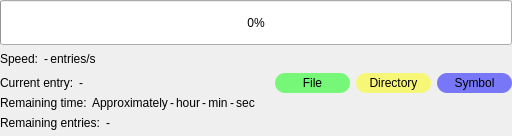
     <widget class="QWidget" name="mainPage">
      <layout class="QVBoxLayout" name="verticalLayout_9">
       <property name="spacing">
        <number>0</number>
       </property>
       <property name="leftMargin">
        <number>0</number>
       </property>
       <property name="topMargin">
        <number>0</number>
       </property>
       <property name="rightMargin">
        <number>0</number>
       </property>
       <property name="bottomMargin">
        <number>3</number>
       </property>
       <item>
        <widget class="QWidget" name="progressWgt" native="true">
         <layout class="QVBoxLayout" name="verticalLayout">
          <property name="spacing">
           <number>2</number>
          </property>
          <property name="leftMargin">
           <number>0</number>
          </property>
          <property name="topMargin">
           <number>0</number>
          </property>
          <property name="rightMargin">
           <number>0</number>
          </property>
          <property name="bottomMargin">
           <number>0</number>
          </property>
          <item>
           <widget class="QWidget" name="widget_3" native="true">
            <layout class="QHBoxLayout" name="horizontalLayout_6">
             <property name="leftMargin">
              <number>0</number>
             </property>
             <property name="topMargin">
              <number>0</number>
             </property>
             <property name="rightMargin">
              <number>0</number>
             </property>
             <property name="bottomMargin">
              <number>0</number>
             </property>
             <item>
              <widget class="QProgressBar" name="progressBar">
               <property name="minimumSize">
                <size>
                 <width>0</width>
                 <height>45</height>
                </size>
               </property>
               <property name="value">
                <number>0</number>
               </property>
               <property name="alignment">
                <set>Qt::AlignCenter</set>
               </property>
               <property name="format">
                <string>%p%</string>
               </property>
              </widget>
             </item>
            </layout>
           </widget>
          </item>
          <item>
           <widget class="QWidget" name="widget_2" native="true">
            <layout class="QHBoxLayout" name="horizontalLayout_3">
             <property name="leftMargin">
              <number>0</number>
             </property>
             <property name="topMargin">
              <number>0</number>
             </property>
             <property name="rightMargin">
              <number>0</number>
             </property>
             <property name="bottomMargin">
              <number>0</number>
             </property>
             <item>
              <widget class="QWidget" name="widget_10" native="true">
               <layout class="QHBoxLayout" name="horizontalLayout_4">
                <property name="spacing">
                 <number>2</number>
                </property>
                <property name="leftMargin">
                 <number>0</number>
                </property>
                <property name="topMargin">
                 <number>0</number>
                </property>
                <property name="rightMargin">
                 <number>0</number>
                </property>
                <property name="bottomMargin">
                 <number>0</number>
                </property>
                <item>
                 <widget class="QLabel" name="speedText">
                  <property name="text">
                   <string>Speed: </string>
                  </property>
                  <property name="textInteractionFlags">
                   <set>Qt::NoTextInteraction</set>
                  </property>
                 </widget>
                </item>
                <item>
                 <widget class="QLabel" name="speedValue">
                  <property name="text">
                   <string>-</string>
                  </property>
                  <property name="textInteractionFlags">
                   <set>Qt::NoTextInteraction</set>
                  </property>
                 </widget>
                </item>
                <item>
                 <widget class="QLabel" name="speedUnitText">
                  <property name="text">
                   <string>entries/s</string>
                  </property>
                  <property name="alignment">
                   <set>Qt::AlignCenter</set>
                  </property>
                  <property name="textInteractionFlags">
                   <set>Qt::NoTextInteraction</set>
                  </property>
                 </widget>
                </item>
               </layout>
              </widget>
             </item>
             <item>
              <spacer name="horizontalSpacer_2">
               <property name="orientation">
                <enum>Qt::Horizontal</enum>
               </property>
               <property name="sizeHint" stdset="0">
                <size>
                 <width>356</width>
                 <height>20</height>
                </size>
               </property>
              </spacer>
             </item>
             <item>
              <widget class="QWidget" name="widget_9" native="true">
               <layout class="QHBoxLayout" name="horizontalLayout_5">
                <property name="leftMargin">
                 <number>0</number>
                </property>
                <property name="topMargin">
                 <number>0</number>
                </property>
                <property name="rightMargin">
                 <number>0</number>
                </property>
                <property name="bottomMargin">
                 <number>0</number>
                </property>
                <item>
                 <widget class="QPushButton" name="pauseResumeBtn">
                  <property name="minimumSize">
                   <size>
                    <width>24</width>
                    <height>24</height>
                   </size>
                  </property>
                  <property name="maximumSize">
                   <size>
                    <width>24</width>
                    <height>24</height>
                   </size>
                  </property>
                  <property name="focusPolicy">
                   <enum>Qt::ClickFocus</enum>
                  </property>
                  <property name="styleSheet">
                   <string notr="true">QPushButton
{
	background: palette(button);
    border: 2px solid transparent;
}

QPushButton:default
{
	background: rgba(0, 100, 180, 96);
    color: rgb(0, 0, 0);
}

QPushButton:hover
{
    border: 2px solid rgba(0, 100, 180, 128);
}

QPushButton:pressed
{
    border: 2px solid transparent;
	background: rgba(0, 100, 180, 56);
}</string>
                  </property>
                  <property name="icon">
                   <iconset resource="filelink.qrc">
                    <normaloff>:/icons/pause.ico</normaloff>:/icons/pause.ico</iconset>
                  </property>
                  <property name="autoDefault">
                   <bool>false</bool>
                  </property>
                  <property name="flat">
                   <bool>true</bool>
                  </property>
                 </widget>
                </item>
                <item>
                 <widget class="QPushButton" name="cancelBtn">
                  <property name="minimumSize">
                   <size>
                    <width>24</width>
                    <height>24</height>
                   </size>
                  </property>
                  <property name="maximumSize">
                   <size>
                    <width>24</width>
                    <height>24</height>
                   </size>
                  </property>
                  <property name="focusPolicy">
                   <enum>Qt::ClickFocus</enum>
                  </property>
                  <property name="styleSheet">
                   <string notr="true">QPushButton
{
	background: palette(button);
    border: 2px solid transparent;
}

QPushButton:default
{
	background: rgba(0, 100, 180, 96);
    color: rgb(0, 0, 0);
}

QPushButton:hover
{
    border: 2px solid rgba(0, 100, 180, 128);
}

QPushButton:pressed
{
    border: 2px solid transparent;
	background: rgba(0, 100, 180, 56);
}</string>
                  </property>
                  <property name="icon">
                   <iconset resource="filelink.qrc">
                    <normaloff>:/icons/cancel.ico</normaloff>:/icons/cancel.ico</iconset>
                  </property>
                  <property name="autoDefault">
                   <bool>false</bool>
                  </property>
                  <property name="flat">
                   <bool>true</bool>
                  </property>
                 </widget>
                </item>
               </layout>
              </widget>
             </item>
            </layout>
           </widget>
          </item>
          <item>
           <widget class="QWidget" name="widget_4" native="true">
            <layout class="QVBoxLayout" name="verticalLayout_3">
             <property name="spacing">
              <number>0</number>
             </property>
             <property name="leftMargin">
              <number>0</number>
             </property>
             <property name="topMargin">
              <number>0</number>
             </property>
             <property name="rightMargin">
              <number>0</number>
             </property>
             <property name="bottomMargin">
              <number>0</number>
             </property>
             <item>
              <widget class="QWidget" name="widget_5" native="true">
               <layout class="QHBoxLayout" name="horizontalLayout_7">
                <property name="leftMargin">
                 <number>0</number>
                </property>
                <property name="topMargin">
                 <number>0</number>
                </property>
                <property name="rightMargin">
                 <number>0</number>
                </property>
                <property name="bottomMargin">
                 <number>0</number>
                </property>
                <item>
                 <widget class="QWidget" name="widget_13" native="true">
                  <layout class="QHBoxLayout" name="horizontalLayout_11">
                   <property name="spacing">
                    <number>2</number>
                   </property>
                   <property name="leftMargin">
                    <number>0</number>
                   </property>
                   <property name="topMargin">
                    <number>0</number>
                   </property>
                   <property name="rightMargin">
                    <number>0</number>
                   </property>
                   <property name="bottomMargin">
                    <number>0</number>
                   </property>
                   <item>
                    <widget class="QLabel" name="currentEntryText">
                     <property name="text">
                      <string>Current entry: </string>
                     </property>
                     <property name="textInteractionFlags">
                      <set>Qt::NoTextInteraction</set>
                     </property>
                    </widget>
                   </item>
                   <item>
                    <widget class="QLabel" name="currentEntryValue">
                     <property name="text">
                      <string>-</string>
                     </property>
                     <property name="textInteractionFlags">
                      <set>Qt::NoTextInteraction</set>
                     </property>
                    </widget>
                   </item>
                  </layout>
                 </widget>
                </item>
                <item>
                 <spacer name="horizontalSpacer_8">
                  <property name="orientation">
                   <enum>Qt::Horizontal</enum>
                  </property>
                  <property name="sizeHint" stdset="0">
                   <size>
                    <width>40</width>
                    <height>20</height>
                   </size>
                  </property>
                 </spacer>
                </item>
                <item>
                 <widget class="QWidget" name="widget_12" native="true">
                  <layout class="QHBoxLayout" name="horizontalLayout_10">
                   <property name="leftMargin">
                    <number>0</number>
                   </property>
                   <property name="topMargin">
                    <number>0</number>
                   </property>
                   <property name="rightMargin">
                    <number>0</number>
                   </property>
                   <property name="bottomMargin">
                    <number>0</number>
                   </property>
                   <item>
                    <widget class="QLabel" name="fileText">
                     <property name="minimumSize">
                      <size>
                       <width>75</width>
                       <height>0</height>
                      </size>
                     </property>
                     <property name="maximumSize">
                      <size>
                       <width>75</width>
                       <height>16777215</height>
                      </size>
                     </property>
                     <property name="font">
                      <font>
                       <stylestrategy>PreferAntialias</stylestrategy>
                      </font>
                     </property>
                     <property name="styleSheet">
                      <string notr="true">background-color: rgba(0, 255, 0, 128);
color: rgb(0, 0, 0);
border-radius: 10;</string>
                     </property>
                     <property name="text">
                      <string>File</string>
                     </property>
                     <property name="alignment">
                      <set>Qt::AlignCenter</set>
                     </property>
                     <property name="textInteractionFlags">
                      <set>Qt::NoTextInteraction</set>
                     </property>
                    </widget>
                   </item>
                   <item>
                    <widget class="QLabel" name="directoryText">
                     <property name="minimumSize">
                      <size>
                       <width>75</width>
                       <height>0</height>
                      </size>
                     </property>
                     <property name="maximumSize">
                      <size>
                       <width>75</width>
                       <height>16777215</height>
                      </size>
                     </property>
                     <property name="font">
                      <font>
                       <stylestrategy>PreferAntialias</stylestrategy>
                      </font>
                     </property>
                     <property name="styleSheet">
                      <string notr="true">background-color: rgba(255, 255, 0, 128);
color: rgb(0, 0, 0);
border-radius: 10;</string>
                     </property>
                     <property name="text">
                      <string>Directory</string>
                     </property>
                     <property name="alignment">
                      <set>Qt::AlignCenter</set>
                     </property>
                     <property name="textInteractionFlags">
                      <set>Qt::NoTextInteraction</set>
                     </property>
                    </widget>
                   </item>
                   <item>
                    <widget class="QLabel" name="symbolText">
                     <property name="minimumSize">
                      <size>
                       <width>75</width>
                       <height>0</height>
                      </size>
                     </property>
                     <property name="maximumSize">
                      <size>
                       <width>75</width>
                       <height>16777215</height>
                      </size>
                     </property>
                     <property name="font">
                      <font>
                       <stylestrategy>PreferAntialias</stylestrategy>
                      </font>
                     </property>
                     <property name="styleSheet">
                      <string notr="true">background-color: rgba(0, 0, 255, 128);
color: rgb(0, 0, 0);
border-radius: 10;</string>
                     </property>
                     <property name="text">
                      <string>Symbol</string>
                     </property>
                     <property name="alignment">
                      <set>Qt::AlignCenter</set>
                     </property>
                     <property name="textInteractionFlags">
                      <set>Qt::NoTextInteraction</set>
                     </property>
                    </widget>
                   </item>
                  </layout>
                 </widget>
                </item>
               </layout>
              </widget>
             </item>
             <item>
              <widget class="QWidget" name="widget_6" native="true">
               <layout class="QHBoxLayout" name="horizontalLayout_8">
                <property name="spacing">
                 <number>2</number>
                </property>
                <property name="leftMargin">
                 <number>0</number>
                </property>
                <property name="topMargin">
                 <number>0</number>
                </property>
                <property name="rightMargin">
                 <number>0</number>
                </property>
                <property name="bottomMargin">
                 <number>0</number>
                </property>
                <item>
                 <widget class="QWidget" name="widget_14" native="true">
                  <layout class="QHBoxLayout" name="horizontalLayout_13">
                   <property name="spacing">
                    <number>2</number>
                   </property>
                   <property name="leftMargin">
                    <number>0</number>
                   </property>
                   <property name="topMargin">
                    <number>0</number>
                   </property>
                   <property name="rightMargin">
                    <number>0</number>
                   </property>
                   <property name="bottomMargin">
                    <number>0</number>
                   </property>
                   <item>
                    <widget class="QLabel" name="remainingTimeText">
                     <property name="text">
                      <string>Remaining time: </string>
                     </property>
                     <property name="textInteractionFlags">
                      <set>Qt::NoTextInteraction</set>
                     </property>
                    </widget>
                   </item>
                   <item>
                    <widget class="QLabel" name="approximatelyText">
                     <property name="text">
                      <string>Approximately</string>
                     </property>
                     <property name="textInteractionFlags">
                      <set>Qt::NoTextInteraction</set>
                     </property>
                    </widget>
                   </item>
                  </layout>
                 </widget>
                </item>
                <item>
                 <widget class="QWidget" name="widget_8" native="true">
                  <layout class="QHBoxLayout" name="horizontalLayout_12">
                   <property name="spacing">
                    <number>2</number>
                   </property>
                   <property name="leftMargin">
                    <number>0</number>
                   </property>
                   <property name="topMargin">
                    <number>0</number>
                   </property>
                   <property name="rightMargin">
                    <number>0</number>
                   </property>
                   <property name="bottomMargin">
                    <number>0</number>
                   </property>
                   <item>
                    <widget class="QLabel" name="remainingTimeHourValue">
                     <property name="text">
                      <string>-</string>
                     </property>
                     <property name="textInteractionFlags">
                      <set>Qt::NoTextInteraction</set>
                     </property>
                    </widget>
                   </item>
                   <item>
                    <widget class="QLabel" name="hourUnitText">
                     <property name="text">
                      <string>hour</string>
                     </property>
                     <property name="alignment">
                      <set>Qt::AlignCenter</set>
                     </property>
                     <property name="textInteractionFlags">
                      <set>Qt::NoTextInteraction</set>
                     </property>
                    </widget>
                   </item>
                   <item>
                    <widget class="QLabel" name="remainingTimeMinValue">
                     <property name="text">
                      <string>-</string>
                     </property>
                     <property name="textInteractionFlags">
                      <set>Qt::NoTextInteraction</set>
                     </property>
                    </widget>
                   </item>
                   <item>
                    <widget class="QLabel" name="minUnitText">
                     <property name="text">
                      <string>min</string>
                     </property>
                     <property name="alignment">
                      <set>Qt::AlignCenter</set>
                     </property>
                     <property name="textInteractionFlags">
                      <set>Qt::NoTextInteraction</set>
                     </property>
                    </widget>
                   </item>
                   <item>
                    <widget class="QLabel" name="remainingTimeSecValue">
                     <property name="text">
                      <string>-</string>
                     </property>
                     <property name="textInteractionFlags">
                      <set>Qt::NoTextInteraction</set>
                     </property>
                    </widget>
                   </item>
                   <item>
                    <widget class="QLabel" name="secUnitText">
                     <property name="text">
                      <string>sec</string>
                     </property>
                     <property name="alignment">
                      <set>Qt::AlignCenter</set>
                     </property>
                     <property name="textInteractionFlags">
                      <set>Qt::NoTextInteraction</set>
                     </property>
                    </widget>
                   </item>
                  </layout>
                 </widget>
                </item>
                <item>
                 <spacer name="horizontalSpacer_5">
                  <property name="orientation">
                   <enum>Qt::Horizontal</enum>
                  </property>
                  <property name="sizeHint" stdset="0">
                   <size>
                    <width>40</width>
                    <height>20</height>
                   </size>
                  </property>
                 </spacer>
                </item>
               </layout>
              </widget>
             </item>
             <item>
              <widget class="QWidget" name="widget_7" native="true">
               <layout class="QHBoxLayout" name="horizontalLayout_9">
                <property name="leftMargin">
                 <number>0</number>
                </property>
                <property name="topMargin">
                 <number>0</number>
                </property>
                <property name="rightMargin">
                 <number>0</number>
                </property>
                <property name="bottomMargin">
                 <number>0</number>
                </property>
                <item>
                 <widget class="QWidget" name="widget_15" native="true">
                  <layout class="QHBoxLayout" name="horizontalLayout_14">
                   <property name="spacing">
                    <number>2</number>
                   </property>
                   <property name="leftMargin">
                    <number>0</number>
                   </property>
                   <property name="topMargin">
                    <number>0</number>
                   </property>
                   <property name="rightMargin">
                    <number>0</number>
                   </property>
                   <property name="bottomMargin">
                    <number>0</number>
                   </property>
                   <item>
                    <widget class="QLabel" name="remainingEntriesText">
                     <property name="text">
                      <string>Remaining entries: </string>
                     </property>
                     <property name="textInteractionFlags">
                      <set>Qt::NoTextInteraction</set>
                     </property>
                    </widget>
                   </item>
                   <item>
                    <widget class="QLabel" name="remainingEntriesValue">
                     <property name="text">
                      <string>-</string>
                     </property>
                     <property name="textInteractionFlags">
                      <set>Qt::NoTextInteraction</set>
                     </property>
                    </widget>
                   </item>
                  </layout>
                 </widget>
                </item>
                <item>
                 <spacer name="horizontalSpacer_3">
                  <property name="orientation">
                   <enum>Qt::Horizontal</enum>
                  </property>
                  <property name="sizeHint" stdset="0">
                   <size>
                    <width>40</width>
                    <height>20</height>
                   </size>
                  </property>
                 </spacer>
                </item>
               </layout>
              </widget>
             </item>
            </layout>
           </widget>
          </item>
         </layout>
        </widget>
       </item>
      </layout>
     </widget>
